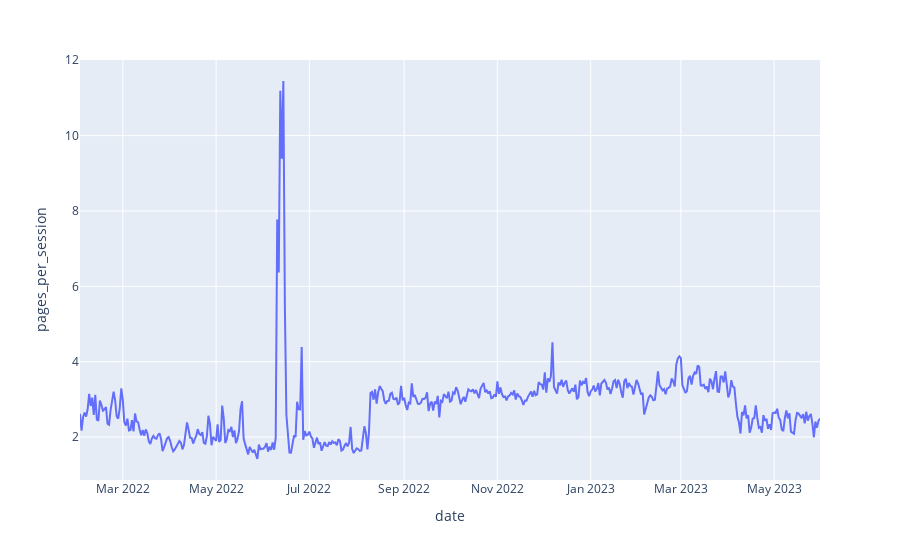

The code cell stored with this chart in its notebook:
### Code cell
# rec_academy graph
px.line(rec_academy, x="date", y="pages_per_session")

### Figure 1 — Plotly figure (JSON) as saved in the notebook; plotly's stock layout.template omitted (floating-point values rounded to 4 significant figures; data arrays with more than 128 entries replaced by an {"elided": "..."} marker saying what was removed)
{"data": [{"hovertemplate": "date=%{x}<br>pages_per_session=%{y}<extra></extra>", "legendgroup": "", "line": {"color": "#636efa", "dash": "solid"}, "marker": {"symbol": "circle"}, "mode": "lines", "name": "", "orientation": "v", "showlegend": false, "type": "scatter", "x": {"elided": "485 str values"}, "xaxis": "x", "y": {"elided": "485 float values"}, "yaxis": "y"}], "layout": {"legend": {"tracegroupgap": 0}, "margin": {"t": 60}, "xaxis": {"anchor": "y", "domain": [0, 1], "title": {"text": "date"}}, "yaxis": {"anchor": "x", "domain": [0, 1], "title": {"text": "pages_per_session"}}}}
